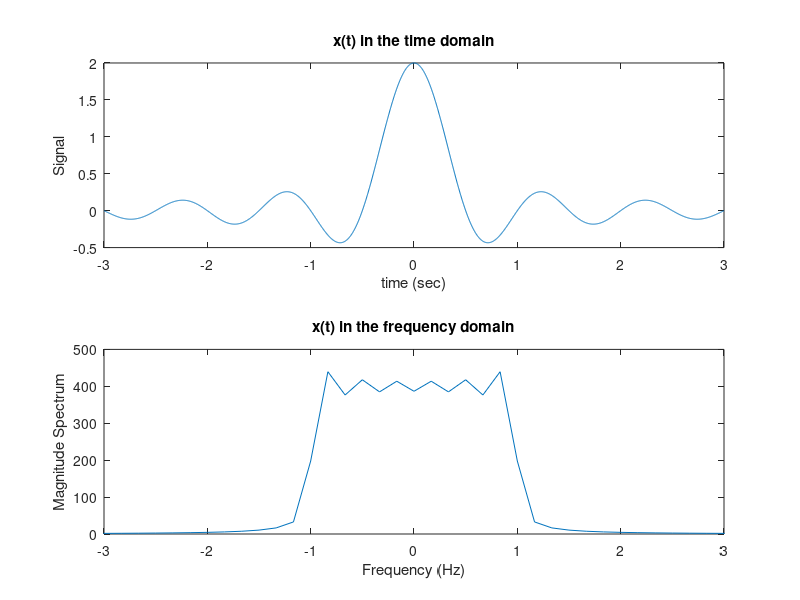

Here is the MATLAB script that generated this plot: (Note: this script raises an error after producing the figure.)

%part a
wb = 2*pi;
% I chose my sampling frequency to be 500 Hz, well above the the nyquist frequency
Fs = 400;
Ts = 1/Fs;
%Define your time and frequency vectors
t = -3:Ts:3;
f = linspace(-Fs/2,Fs/2, length(t));
%define your signals, i switched my x and h signal to their sinc
%function equivalent
x = 2*sinc(wb*t/pi);
p = cos(100*pi*t);
h = 2*sinc(wb*t/pi);
y = x.*p;
w = y.*p;
v = conv(w,h);
%Create new time and frequency vectors for v. We need to do this because 
%a convoluted signal has length = length(x1) + length(x2)-1
tv = linspace(-3, 3, length(v));
fv = linspace(-Fs/2,Fs/2, length(v));

%define your signals in the frequency domain
X = fft(x);
X = fftshift(X);
Xabs = abs(X);

P = fft(p);
P = fftshift(P);
Pabs = abs(P);

H = fft(h);
H = fftshift(H);
Habs = abs(H);

Y = fft(y);
Y = fftshift(Y);
Yabs = abs(Y);

W = fft(w);
W = fftshift(W);
Wabs = abs(W);

V = fft(v);
V = fftshift(V);
Vabs = abs(V);

%plot your signals
figure(1)
subplot(2,1,1);
plot(t,x);
title('x(t) in the time domain');
xlabel('time (sec)');
ylabel('Signal');
subplot(2,1,2);
plot(f,Xabs);
xlim([-3 3]);
title('x(t) in the frequency domain');
xlabel('Frequency (Hz)');
ylabel('Magnitude Spectrum');
sgtitle('Plot of x(t) in time and frequency domain')

figure(2)
subplot(2,1,1)
plot(t,p);
xlim([-.1 .1]);
title('p(t) in the time domain');
xlabel('time (sec)');
ylabel('Signal');
subplot(2,1,2);
plot(f,Pabs);
xlim([-60 60]);
title('p(t) in the frequency domain');
xlabel('Frequency (Hz)');
ylabel('Magnitude Spectrum');
sgtitle('Plot of p(t) in time and frequency domain');

figure(3)
subplot(2,1,1)
plot(t,y);
xlim([-3 3]);
title('y(t) in the time domain');
xlabel('time (sec)');
ylabel('Signal');
subplot(2,1,2);
plot(f,Yabs);
xlim([-60 60]);
title('y(t) in the frequency domain');
xlabel('Frequency (Hz)');
ylabel('Magnitude Spectrum');
sgtitle('Plot of y(t) in time and frequency domain');

figure(4)
subplot(2,1,1)
plot(t,w);
xlim([-3 3]);
title('w(t) in the time domain');
xlabel('time (sec)');
ylabel('Signal');
subplot(2,1,2);
plot(f,Wabs);
xlim([-110 110]);
title('w(t) in the frequency domain');
xlabel('Frequency (Hz)');
ylabel('Magnitude Spectrum');
sgtitle('Plot of w(t) in time and frequency domain');

figure(5)
subplot(2,1,1)
plot(tv,v);
title('v(t) in the time domain');
xlabel('time (sec)');
ylabel('Signal');
subplot(2,1,2);
plot(fv,Vabs);
xlim([-3 3]);
title('v(t) in the frequency domain');
xlabel('Frequency (Hz)');
ylabel('Magnitude Spectrum');
sgtitle('Plot of v(t) in time and frequency domain');



